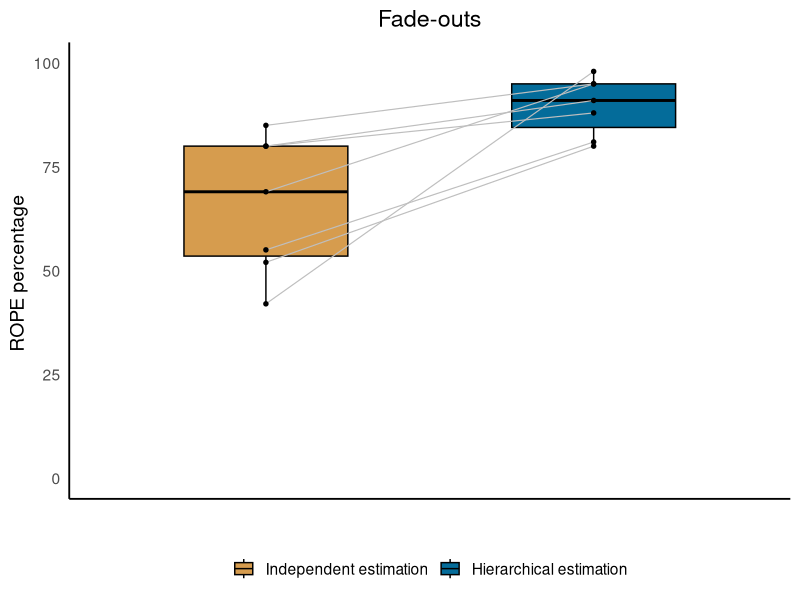
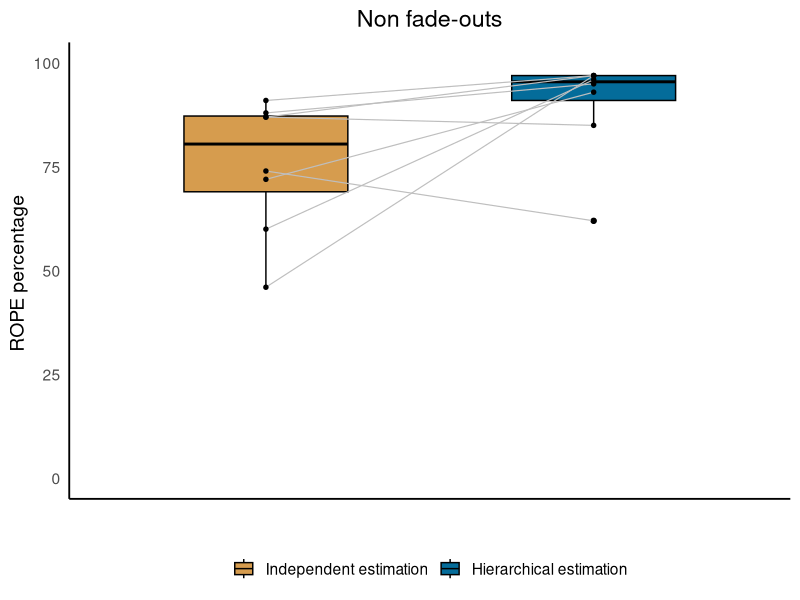
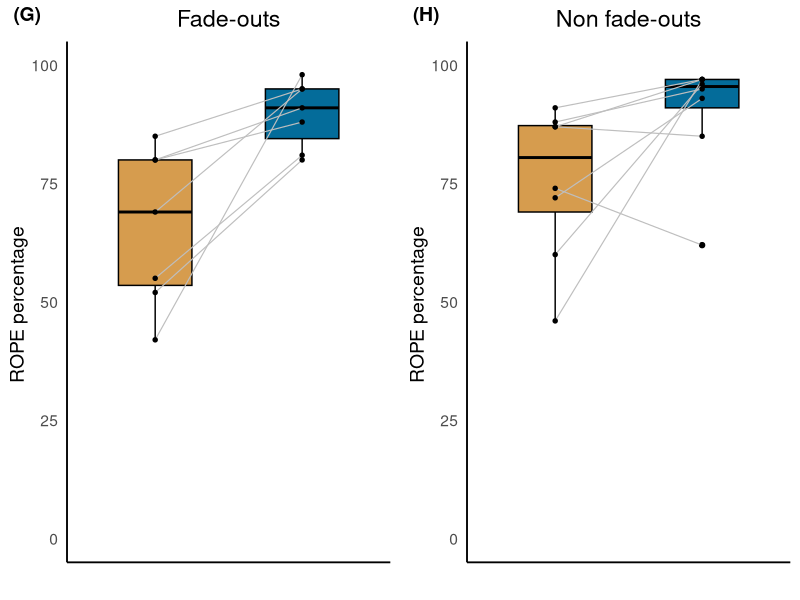
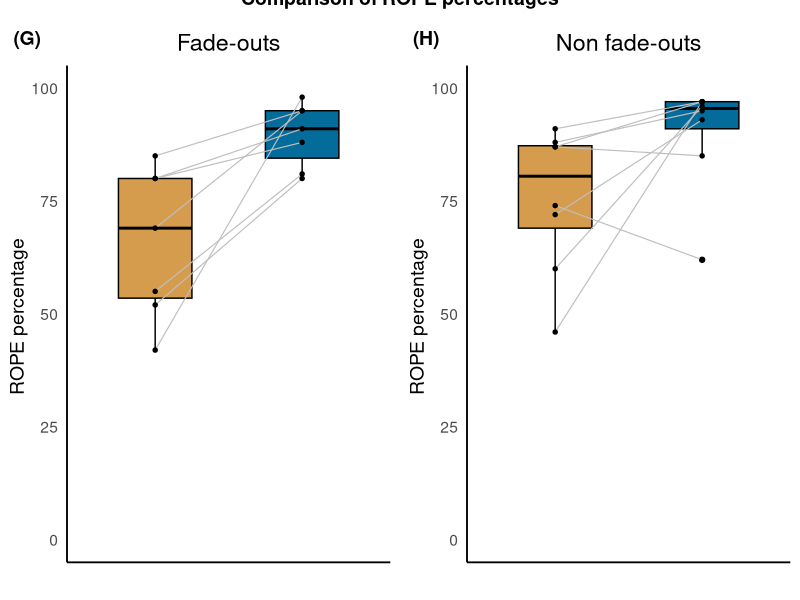

Source code (R) for these figures, in order: (Note: this script raises an error after producing the figures.)
library(ggpubr)

#load  data:
names=c("Sub-population","Independent estimation", "Hierarchical estimation")

#HPS+-0.5
betas=read.csv("HPD_percents_beta.csv")
colnames(betas)<-names

#hdps+-0.025
mus=read.csv("HPD_percents_mu.csv")
colnames(mus)<-names

#subs that had fade-outs:
fades=c(4,8,10,11,12,14,15)
no_fades=c(1:3,5:7,9,13)



d1=data.frame(betas[fades,2],betas[fades,3])
names=c("Independent estimation", "Hierarchical estimation")
colnames(d1)<-names

p1= ggpaired(d1, cond1  = "Independent estimation", cond2= "Hierarchical estimation",line.color = "gray", line.size = 0.4,
             fill = "condition", palette = c("#D69C4E","#046C9A" ))+
  xlab("")+
  ylim(0,100)+
  ylab("ROPE percentage ")+
  theme_minimal(14)+
  ggtitle("Fade-outs")+
  theme(plot.background=element_blank(),
        strip.background = element_blank(),
        panel.grid.major = element_blank(),
        panel.grid.minor = element_blank(),
        axis.line = element_line(colour = "black"),
        #axis.title.y=element_blank(),
        axis.text.x=element_blank(),
        strip.text.x = element_text(),
        strip.text.y = element_text())+
  theme(legend.title=element_blank(),legend.background = element_blank()) +
  theme(legend.position="bottom") +
  theme(plot.title = element_text(hjust = 0.5))


p1

d1=data.frame(betas[no_fades,2],betas[no_fades,3])
names=c("Independent estimation", "Hierarchical estimation")
colnames(d1)<-names


p11= ggpaired(d1, cond1  = "Independent estimation", cond2= "Hierarchical estimation",line.color = "gray", line.size = 0.4,
              fill = "condition", palette = c("#D69C4E","#046C9A" ))+
  xlab("")+
  ylim(0,100)+
  ylab("ROPE percentage ")+
  theme_minimal(14)+
  ggtitle("Non fade-outs")+
  theme(plot.background=element_blank(),
        strip.background = element_blank(),
        panel.grid.major = element_blank(),
        panel.grid.minor = element_blank(),
        axis.text.x=element_blank(),
        axis.line = element_line(colour = "black"),
        #axis.title.y=element_blank(),
        strip.text.x = element_text(),
        strip.text.y = element_text())+
  theme(legend.title=element_blank(),legend.background = element_blank()) +
  theme(legend.position="bottom") +
  theme(plot.title = element_text(hjust = 0.5))


p11


bet<-ggarrange(p1,p11,ncol = 2,common.legend = T,legend = 'none',labels = c("(G)","(H)"))
bet

all_bet<-annotate_figure(bet, top = text_grob("Comparison of ROPE percentages", 
                                              color = "black", face = "bold", size = 14 ,vjust =-0.5))
all_bet


u_epsilon=readMat('mode_inf_ind_beta.mat')
u_epsilon=u_epsilon$ans


u_epsilon=data.frame(u_epsilon,rep("Independent estimation",15))
colnames(u_epsilon)<-c("Mode","Method")

i_epsilon=readMat('mode_inf_hie_beta.mat')
i_epsilon=i_epsilon$ans

i_epsilon=data.frame(i_epsilon,rep("Hierarchical estimation",15))
colnames(i_epsilon)=c("Mode","Method")


d2=data.frame(u_epsilon[fades,1], i_epsilon[fades,1])
names=c("Independent estimation", "Hierarchical estimation")
colnames(d2)<-names

pb= ggpaired(d2, cond1  = "Independent estimation", cond2= "Hierarchical estimation",line.color = "gray", line.size = 0.4
             ,fill = "condition", palette = c("#D69C4E","#046C9A" ))+
  xlab("")+
  ylim(1,4)+
  ylab("Posterior mode ")+
  theme_minimal(14)+
  ggtitle("Fade-outs")+
  theme(plot.background=element_blank(),
        strip.background = element_blank(),
        panel.grid.major = element_blank(),
        panel.grid.minor = element_blank(),
        axis.line = element_line(colour = "black"),
        #axis.title.y=element_blank(),
        strip.text.x = element_text(),
        axis.text.x=element_blank(),
        strip.text.y = element_text())+
  theme(legend.title=element_blank(),legend.background = element_blank()) +
  theme(legend.position="bottom") +
  theme(plot.title = element_text(hjust = 0.5))
pb

d2=data.frame(u_epsilon[no_fades,1], i_epsilon[no_fades,1])
names=c("Independent estimation", "Hierarchical estimation")
colnames(d2)<-names

pbb= ggpaired(d2, cond1  = "Independent estimation", cond2= "Hierarchical estimation",line.color = "gray", line.size = 0.4
              ,fill = "condition", palette = c("#D69C4E","#046C9A" ))+
  xlab("")+
  ylim(1,4)+
  ylab("Posterior mode")+
  theme_minimal(14)+
  ggtitle("Non fade-outs")+
  theme(plot.background=element_blank(),
        strip.background = element_blank(),
        panel.grid.major = element_blank(),
        panel.grid.minor = element_blank(),
        axis.line = element_line(colour = "black"),
        #axis.title.y=element_blank(),
        strip.text.x = element_text(),
        axis.text.x=element_blank(),
        strip.text.y = element_text())+
  theme(legend.title=element_blank(),legend.background = element_blank()) +
  theme(legend.position="bottom") +
  theme(plot.title = element_text(hjust = 0.5))
pbb


bet_m<-ggarrange(pb,pbb,ncol = 2,common.legend = T,legend = 'bottom',labels = c("(I)","(J)"))
bet_m

all_bet_m<-annotate_figure(bet_m ,top = text_grob("Comparison of posterior modes", 
                                              color = "black", face = "bold", size = 14,vjust =-0.5))
all_bet_m

tranm<-ggarrange(all_bet,all_bet_m,ncol = 1,common.legend = T,legend = 'bottom')+
  theme(plot.margin = margin(0.5, 0.5, 0, 0, "cm"))

tranm2<-annotate_figure(tranm ,top = text_grob("Transmission rates", color = "black", face = "bold", size = 16))   
                                                                                                        
tranm3<-tranm2 + theme(plot.margin = margin(1, 1, 1, 1, "cm"))
tranm3

d2=data.frame(mus[fades,2],mus[fades,3])
names=c("Independent estimation", "Hierarchical estimation")
colnames(d2)<-names

p2= ggpaired(d2, cond1  = "Independent estimation", cond2= "Hierarchical estimation",line.color = "gray", line.size = 0.4
             ,fill = "condition", palette = c("#D69C4E","#046C9A" ))+
  xlab("")+
  ylim(0,100)+
  ylab("ROPE percentage ")+
  theme_minimal(14)+
  ggtitle("Fade-outs")+
  theme(plot.background=element_blank(),
        strip.background = element_blank(),
        panel.grid.major = element_blank(),
        panel.grid.minor = element_blank(),
        axis.line = element_line(colour = "black"),
        #axis.title.y=element_blank(),
        strip.text.x = element_text(),
        axis.text.x=element_blank(),
        strip.text.y = element_text())+
  theme(legend.title=element_blank(),legend.background = element_blank()) +
  theme(legend.position="bottom") +
  theme(plot.title = element_text(hjust = 0.5))
p2

d2=data.frame(mus[no_fades,2],mus[no_fades,3])
names=c("Independent estimation", "Hierarchical estimation")
colnames(d2)<-names

p22= ggpaired(d2, cond1  = "Independent estimation", cond2= "Hierarchical estimation",line.color = "gray", line.size = 0.4
              ,fill = "condition", palette = c("#D69C4E","#046C9A" ))+
  xlab("")+
  ylim(0,100)+
  ylab("ROPE percentage ")+
  theme_minimal(14)+
  ggtitle("Non fade-outs")+
  theme(plot.background=element_blank(),
        strip.background = element_blank(),
        panel.grid.major = element_blank(),
        panel.grid.minor = element_blank(),
        axis.line = element_line(colour = "black"),
        #axis.title.y=element_blank(),
        strip.text.x = element_text(),
        axis.text.x=element_blank(),
        strip.text.y = element_text())+
  theme(legend.title=element_blank(),legend.background = element_blank()) +
  theme(legend.position="bottom") +
  theme(plot.title = element_text(hjust = 0.5))
p22






u_epsilon=readMat('mode_inf_ind_epsilon.mat')
u_epsilon=u_epsilon$ans


u_epsilon=data.frame(u_epsilon,rep("Independent estimation",15))
colnames(u_epsilon)<-c("Mode","Method")

i_epsilon=readMat('mode_inf_hie_epsilon.mat')
i_epsilon=i_epsilon$ans

i_epsilon=data.frame(i_epsilon,rep("Hierarchical estimation",15))
colnames(i_epsilon)=c("Mode","Method")


d2=data.frame(u_epsilon[fades,1], i_epsilon[fades,1])
names=c("Independent estimation", "Hierarchical estimation")
colnames(d2)<-names

p3= ggpaired(d2, cond1  = "Independent estimation", cond2= "Hierarchical estimation",line.color = "gray", line.size = 0.4
             ,fill = "condition", palette = c("#D69C4E","#046C9A" ))+
  xlab("")+
  ylim(0,0.1)+
  ylab("Posterior mode ")+
  theme_minimal(14)+
  ggtitle("Fade-outs")+
  theme(plot.background=element_blank(),
        strip.background = element_blank(),
        panel.grid.major = element_blank(),
        panel.grid.minor = element_blank(),
        axis.line = element_line(colour = "black"),
        #axis.title.y=element_blank(),
        strip.text.x = element_text(),
        axis.text.x=element_blank(),
        strip.text.y = element_text())+
  theme(legend.title=element_blank(),legend.background = element_blank()) +
  theme(legend.position="bottom") +
  theme(plot.title = element_text(hjust = 0.5))
p3

d2=data.frame(u_epsilon[no_fades,1], i_epsilon[no_fades,1])
names=c("Independent estimation", "Hierarchical estimation")
colnames(d2)<-names

p33= ggpaired(d2, cond1  = "Independent estimation", cond2= "Hierarchical estimation",line.color = "gray", line.size = 0.4
              ,fill = "condition", palette = c("#D69C4E","#046C9A" ))+
  xlab("")+
  ylim(0,0.1)+
  ylab("Posterior mode")+
  theme_minimal(14)+
  ggtitle("Non fade-outs")+
  theme(plot.background=element_blank(),
        strip.background = element_blank(),
        panel.grid.major = element_blank(),
        panel.grid.minor = element_blank(),
        axis.line = element_line(colour = "black"),
        #axis.title.y=element_blank(),
        strip.text.x = element_text(),
        axis.text.x=element_blank(),
        strip.text.y = element_text())+
  theme(legend.title=element_blank(),legend.background = element_blank()) +
  theme(legend.position="bottom") +
  theme(plot.title = element_text(hjust = 0.5))
p33




m1<-ggarrange(p2,p22,ncol = 2, common.legend = TRUE,legend = "none",labels = c("(C)","(D)"))
m1
m11<-annotate_figure(m1, top = text_grob("Comparison of ROPE percentages", 
                                            color = "black", face = "bold", size = 14,vjust =-0.5))
m11

m2<-ggarrange(p3,p33,ncol = 2, common.legend = TRUE,legend = "none",labels = c("(E)","(F)"))
m2
m22<-annotate_figure(m2, top = text_grob("Comparison of posterior modes", 
                                         color = "black", face = "bold", size = 14,vjust =-0.5))
m22

all_m=ggarrange(m11,m22,ncol = 1, common.legend = TRUE,legend = "none")+
  theme(plot.margin = margin(0.5, 0.5, 0, 0, "cm"))
all_m



mu2<-annotate_figure(all_m ,top = text_grob("Waning immunity rates", color = "black", face = "bold", size = 16))   

mu3<-mu2 + theme(plot.margin = margin(1, 1, 1, 1, "cm"))

mu3

p0x<-ggarrange(mu3,tranm3,ncol = 1, common.legend = TRUE,legend = "bottom")

#p0x<-plot_grid(mu3,tranm3,ncol=1,rel_heights = c(1, 1))
p0x

ggarrange(rid,p0x,ncol=2)

#ggsave('hie_esti_ROPE.png',last_plot(),height = 18,width = 15)
